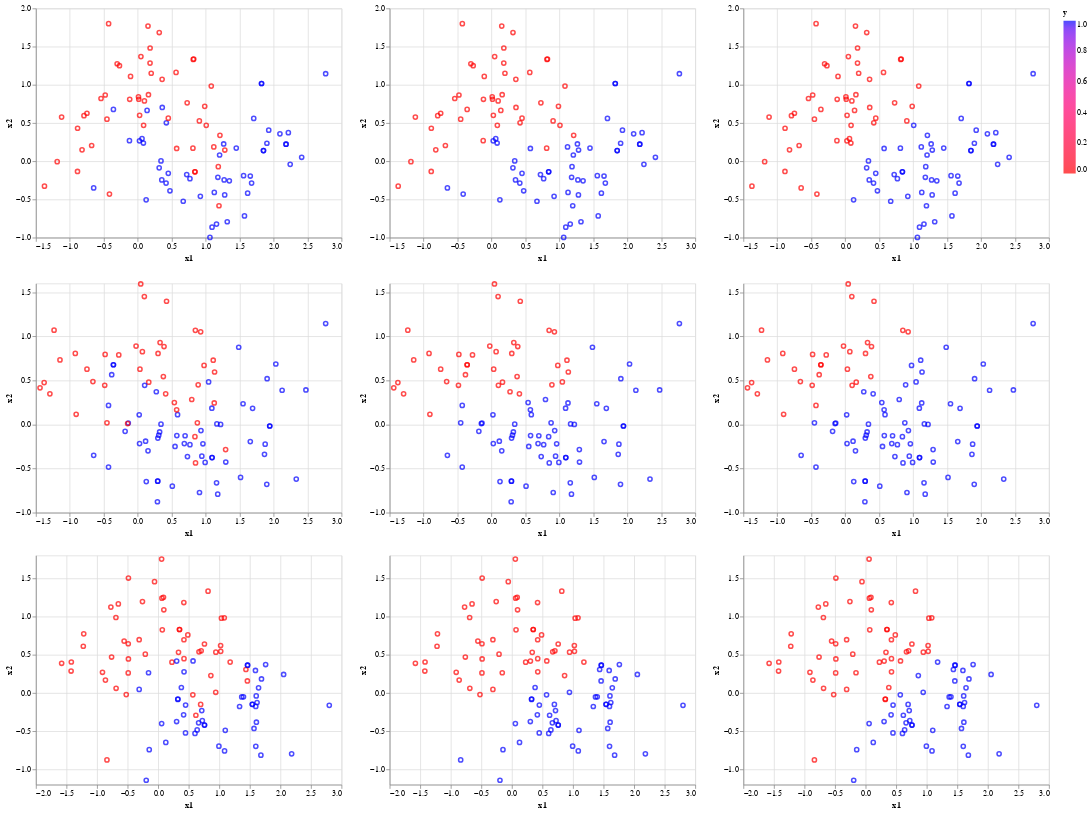

Notebook source saved alongside this figure:
### Markdown cell above
**(c)** Visualizing Data Subsets

### Code cell
myCharts = [[], [], []]
for i in range(3):
    indices = np.random.randint(low = 0, high = 1000, size = 100)
    for eachK in [1, 25, 50]:
        scikit_classifier = KNeighborsClassifier(n_neighbors = eachK)
        scikit_classifier.fit(X_data[indices, :], Y_data[indices])
        scikit_predictions = scikit_classifier.predict(X_data[indices, :])
        myCharts[i].append(alt.Chart(pd.DataFrame({'x1': X_data[indices, 0], 'x2': X_data[indices, 1], 'y': scikit_predictions})).mark_point().encode(
            x='x1', y='x2', color=alt.Color('y', scale=alt.Scale(domain=[0.0, 1.0], range=['red', 'blue']))))
alt.vconcat(alt.hconcat(myCharts[0][0], myCharts[0][1], myCharts[0][2]), alt.hconcat(myCharts[1][0], myCharts[1][1], myCharts[1][2]), alt.hconcat(myCharts[2][0], myCharts[2][1], myCharts[2][2]))
